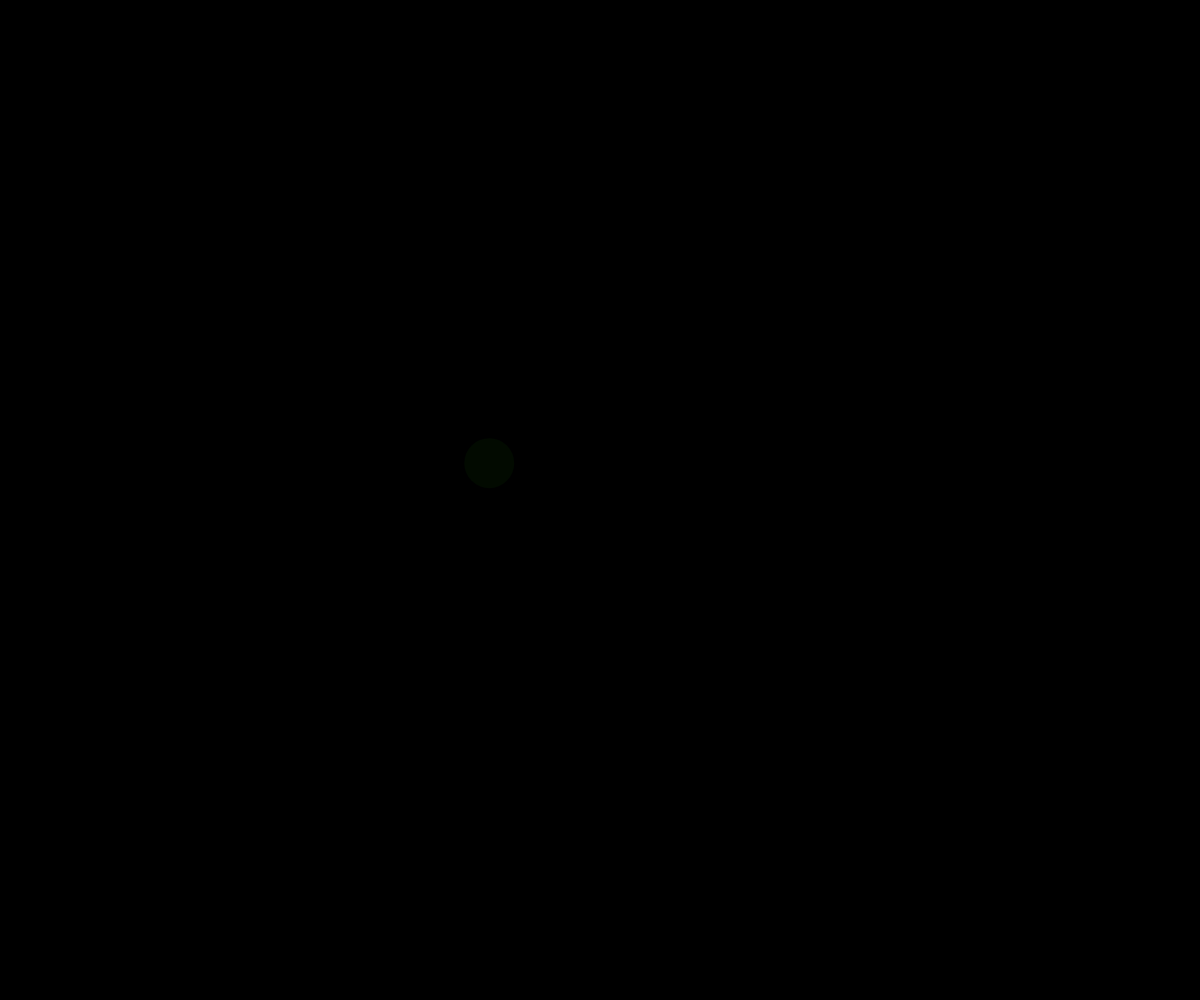
Frame 1 (no input)
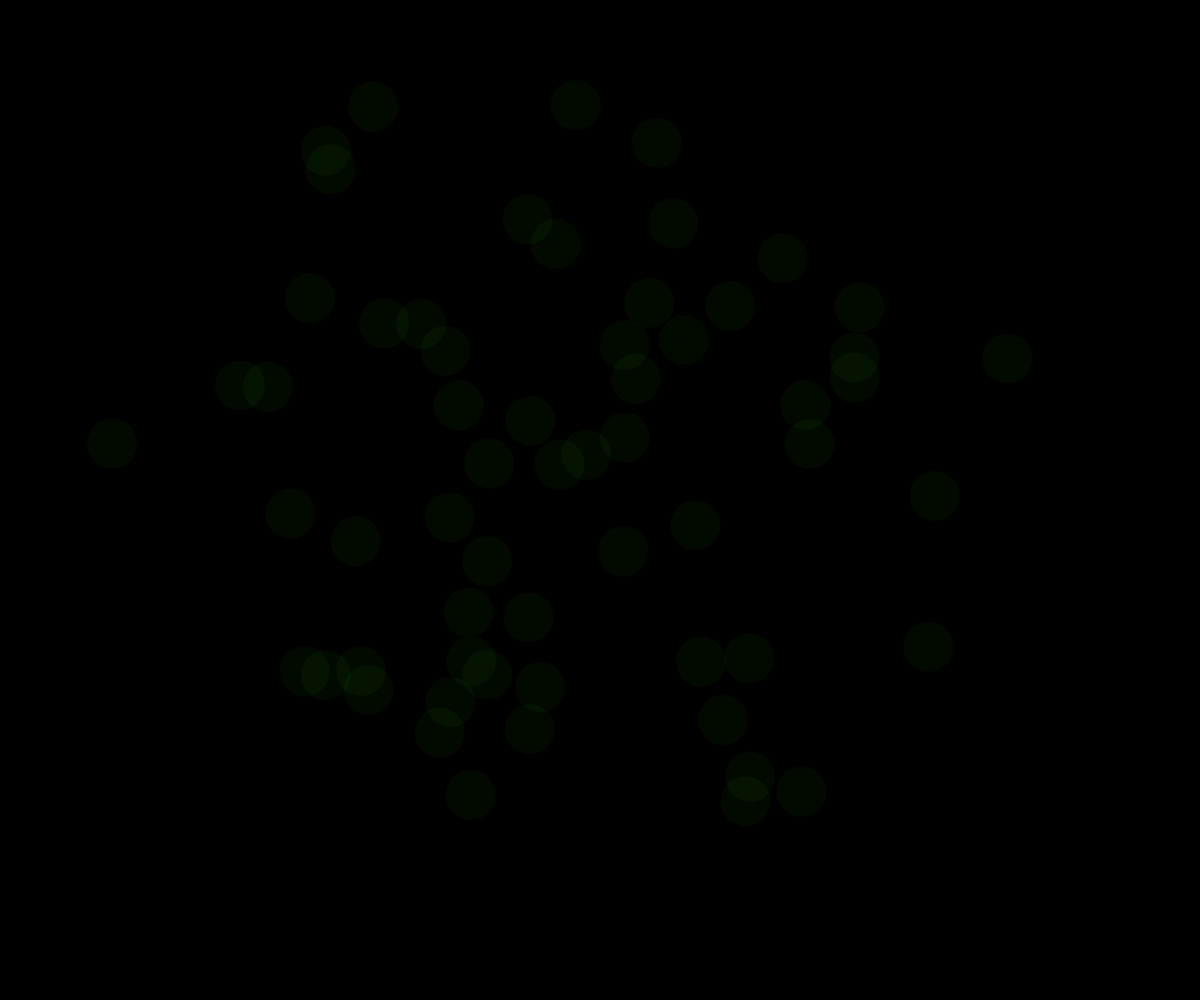
Frame 60 (no input)
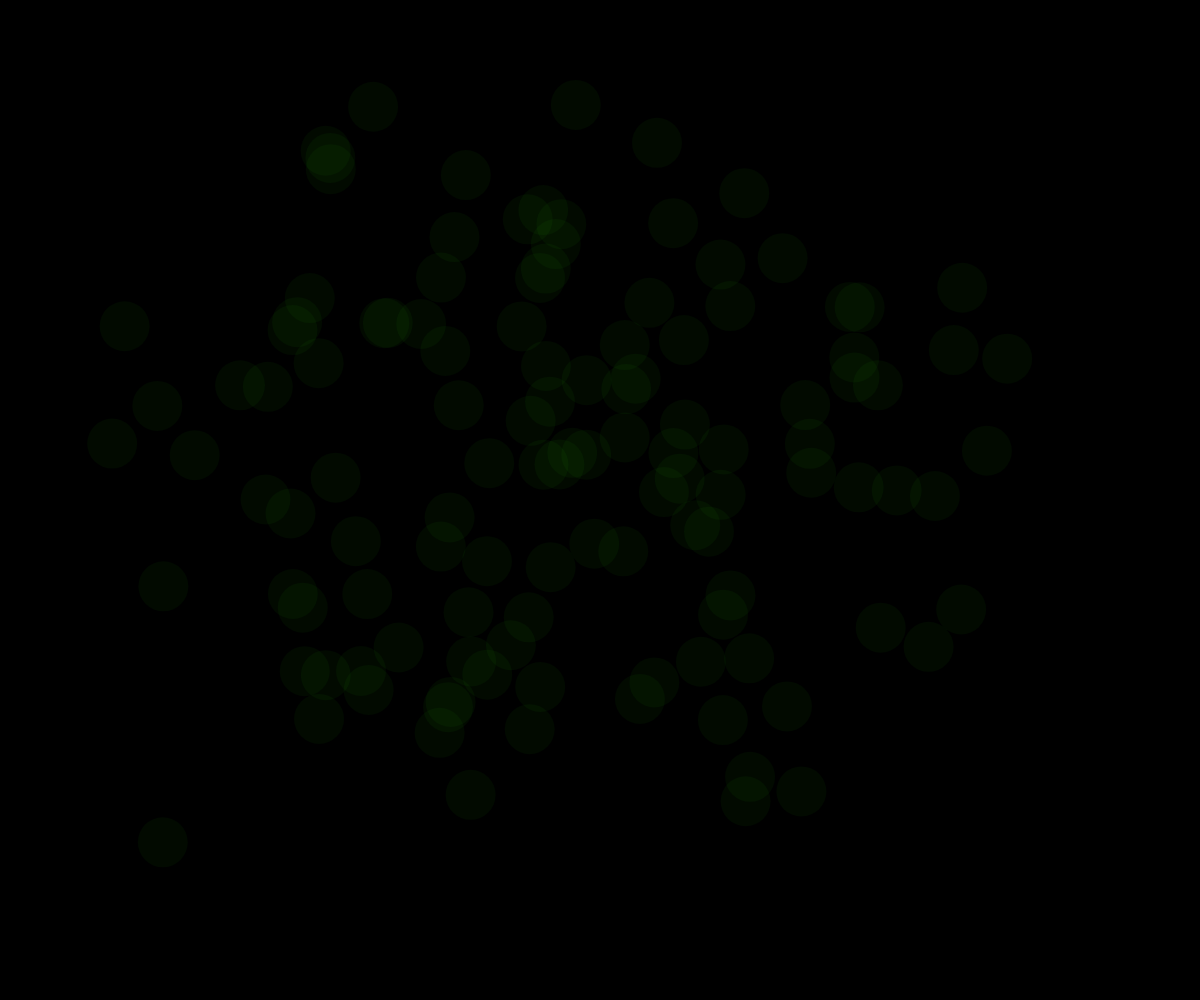
Frame 120 (the mouse pressed at the canvas centre since frame 60)

The p5.js sketch that drew these frames (run headless with seeded random() and noise() and a simulated clock; from frame 60 on, the mouse is pressed at the canvas centre):

// p5.js sketch
// ── sketch.js
var x, y;
var t = 0;

function setup() {

  createCanvas(window.innerWidth, window.innerHeight);
  background(0);
  x = width / 2;
  y = height / 2;

}

function draw() {
  //Calculate random walk

  var choice = floor(random(4));

  x = x + random(-1, 1);
  y = y + random(-1, 1);


  t += 1
  x = noise(t) * width;
  y = noise(t*10) * height;
  noStroke();
  fill(50, 255, 0, 10);
  ellipse(x, y, 50, 50);

  x++;
  y++;

}
